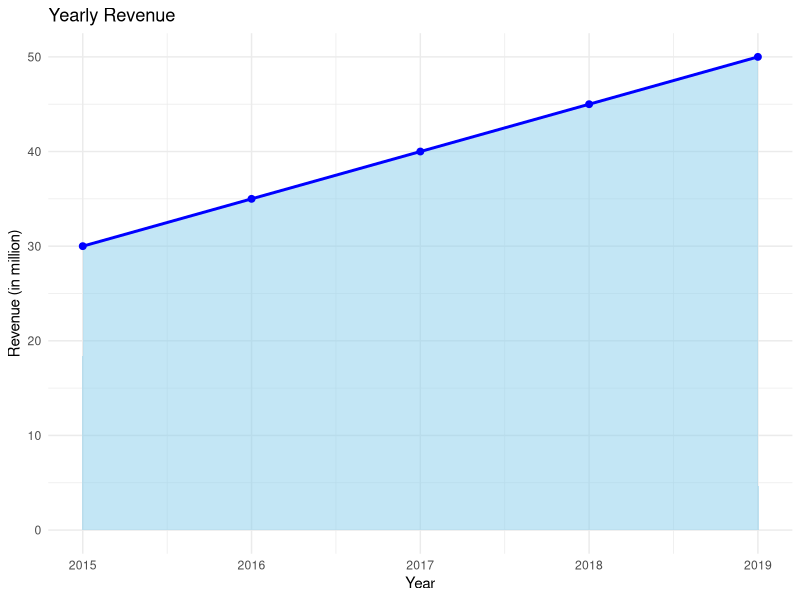

This figure's R source:
# Load necessary library
library(ggplot2)

# Create the dataset
year <- c(2015, 2016, 2017, 2018, 2019)
revenue <- c(30, 35, 40, 45, 50)
data <- data.frame(year, revenue)

# Create the area plot
ggplot(data, aes(x = year, y = revenue)) +
  geom_area(fill = "skyblue", alpha = 0.5) +
  geom_line(color = "blue", size = 1) +
  geom_point(color = "blue", size = 2) +
  labs(title = "Yearly Revenue", x = "Year", y = "Revenue (in million)") +
  theme_minimal()
